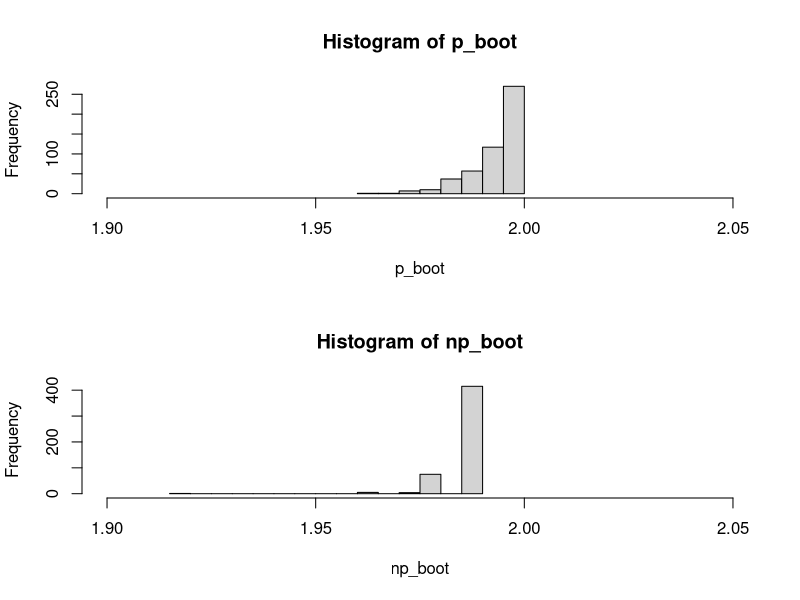
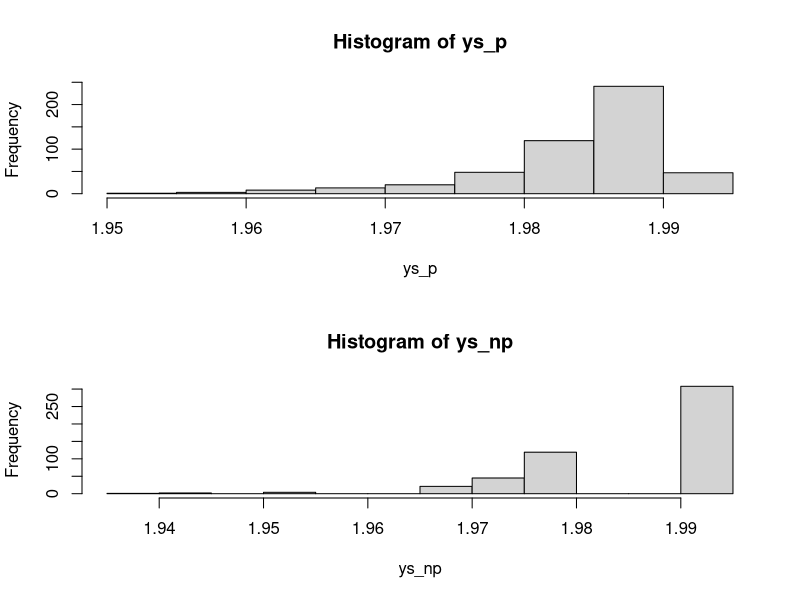

R code for these plots, in order:
## ---- chunk 1
## Constants -----
n <- 300
B <- 500
theta <- 2

## Bootstraps -----

# Drawing sample
xs <- runif(n, 0, theta)

# Non-parametric bootstrap ---

# Draw from the empirical PDF
sn <- sample(xs, size = n*B, replace = T)

np_boot <- c()
for (i in 1:B) {
  np_boot[i] <- max(sn[(n*(i-1)+1):(n*i)])
}

v_np_boot <- (1/B)*sum((np_boot - mean(np_boot))**2)

# Parametric bootstrap ---

# Compute the estimated parameter theta
p_theta <- max(xs)

# Draw from the Uniform(0, theta) distribution
sn_p <- runif(n*B, 0, theta)

p_boot <- c()
for (i in 1:B) {
  p_boot[i] <- max(sn_p[(n*(i-1)+1):(n*i)])
}

v_p_boot <- (1/B)*sum((p_boot - mean(p_boot))**2)


## Plotting -----
par(mfrow=c(2,1))
hist(p_boot, nclass = 10, xlim = c(1.9, 2.05))
hist(np_boot, nclass = 10, xlim = c(1.9, 2.05))

## ---- chunk 2
n <- 300
theta <- 2
B <- 500

xs <- runif(n, 0, theta)

# Parametric
theta_x <- max(xs)
ys_p <- c()
ys_np <- c()
for (i in 1:B) {
  ys <- runif(n, 0, theta_x)
  ys_p[i] <- max(ys)
  
  yss <- sample(xs, n, replace = TRUE)
  ys_np[i] <- max(yss)
}

par(mfrow=c(2,1))
hist(ys_p)
hist(ys_np)
